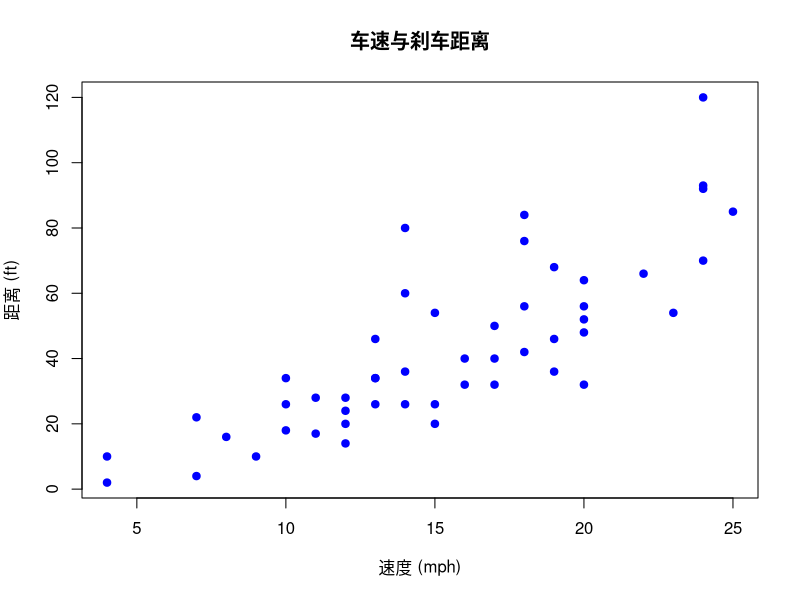
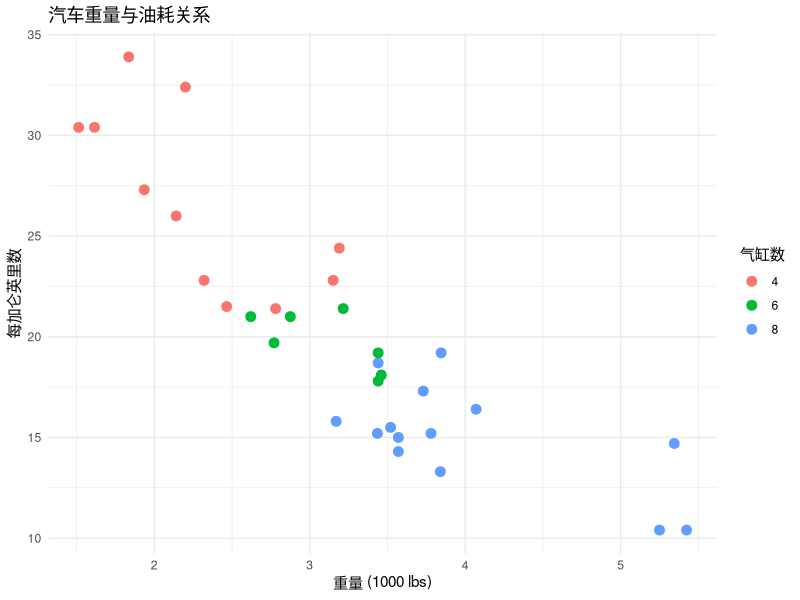
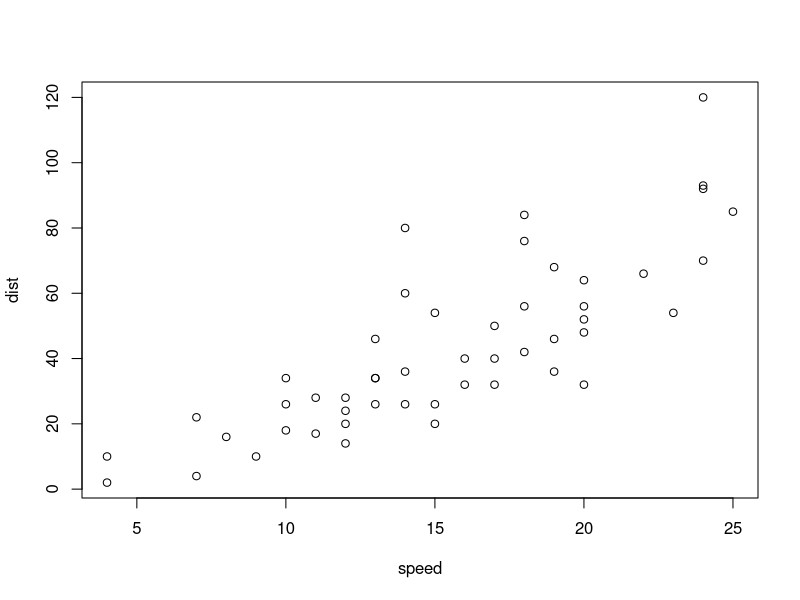

Generate these figures, in order, with R:
## ---- chunk 1
# 这是R代码块
summary(cars)
## ---- chunk 2
summary(cars)
## ---- chunk 3
head(cars, 3)
## ---- chunk 4
plot(cars$speed, cars$dist, 
     main = "车速与刹车距离",
     xlab = "速度 (mph)",
     ylab = "距离 (ft)",
     pch = 19, col = "blue")
## ---- chunk 5
library(ggplot2)

ggplot(mtcars, aes(x = wt, y = mpg, color = factor(cyl))) +
  geom_point(size = 3) +
  labs(title = "汽车重量与油耗关系",
       x = "重量 (1000 lbs)",
       y = "每加仑英里数",
       color = "气缸数") +
  theme_minimal()
## ---- chunk 6
knitr::kable(
  head(mtcars[, 1:5], 5),
  caption = "mtcars数据集前5行",
  align = c('l', 'c', 'c', 'c', 'c')
)
## ---- chunk 7
library(dplyr)
mtcars %>% head(3)
## ---- chunk 8
#| label: fig-scatter
#| fig-cap: "车速与刹车距离散点图"

plot(cars)
## ---- chunk 9
#| label: tbl-summary
#| tbl-cap: "描述统计"

knitr::kable(summary(cars))
